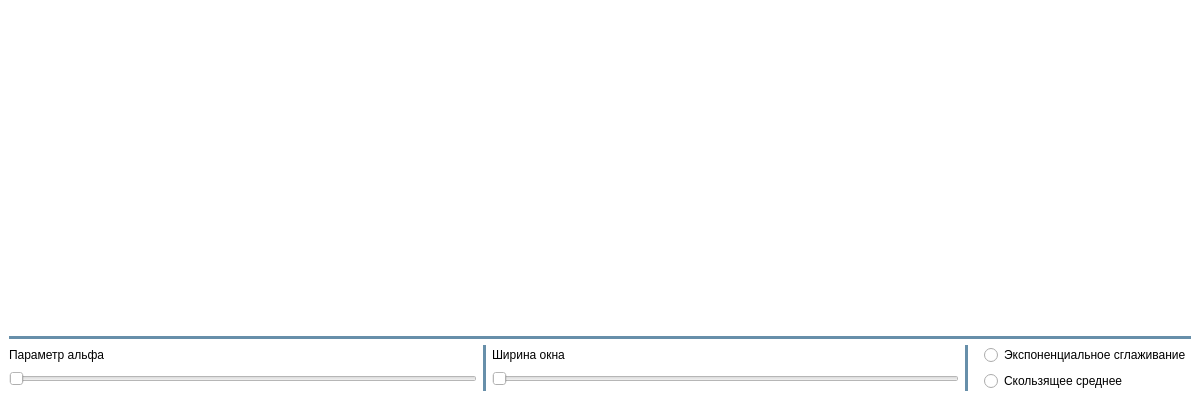
<?xml version="1.0" encoding="UTF-8"?>
<ui version="4.0">
 <class>Filtration</class>
 <widget class="QMainWindow" name="Filtration">
  <property name="geometry">
   <rect>
    <x>0</x>
    <y>0</y>
    <width>1200</width>
    <height>400</height>
   </rect>
  </property>
  <property name="minimumSize">
   <size>
    <width>800</width>
    <height>300</height>
   </size>
  </property>
  <property name="windowTitle">
   <string>Smoothing</string>
  </property>
  <property name="styleSheet">
   <string notr="true">background-color: white;</string>
  </property>
  <widget class="QWidget" name="centralwidget">
   <layout class="QVBoxLayout" name="verticalLayout">
    <item>
     <widget class="QCustomPlot" name="Graph" native="true">
      <property name="sizePolicy">
       <sizepolicy hsizetype="Preferred" vsizetype="MinimumExpanding">
        <horstretch>0</horstretch>
        <verstretch>0</verstretch>
       </sizepolicy>
      </property>
     </widget>
    </item>
    <item>
     <widget class="Line" name="line">
      <property name="styleSheet">
       <string notr="true">border: 2px solid #678faa;</string>
      </property>
      <property name="orientation">
       <enum>Qt::Horizontal</enum>
      </property>
     </widget>
    </item>
    <item>
     <layout class="QHBoxLayout" name="horizontalLayout">
      <property name="sizeConstraint">
       <enum>QLayout::SetNoConstraint</enum>
      </property>
      <item>
       <layout class="QVBoxLayout" name="verticalLayout_2">
        <item>
         <widget class="QLabel" name="label">
          <property name="sizePolicy">
           <sizepolicy hsizetype="Preferred" vsizetype="Fixed">
            <horstretch>0</horstretch>
            <verstretch>0</verstretch>
           </sizepolicy>
          </property>
          <property name="text">
           <string>Параметр альфа</string>
          </property>
         </widget>
        </item>
        <item>
         <widget class="QSlider" name="AlphaSlider">
          <property name="orientation">
           <enum>Qt::Horizontal</enum>
          </property>
         </widget>
        </item>
       </layout>
      </item>
      <item>
       <widget class="Line" name="line_2">
        <property name="styleSheet">
         <string notr="true">border: 2px solid #678faa;</string>
        </property>
        <property name="orientation">
         <enum>Qt::Vertical</enum>
        </property>
       </widget>
      </item>
      <item>
       <layout class="QVBoxLayout" name="verticalLayout_3">
        <item>
         <widget class="QLabel" name="label_2">
          <property name="sizePolicy">
           <sizepolicy hsizetype="Preferred" vsizetype="Fixed">
            <horstretch>0</horstretch>
            <verstretch>0</verstretch>
           </sizepolicy>
          </property>
          <property name="text">
           <string>Ширина окна</string>
          </property>
         </widget>
        </item>
        <item>
         <widget class="QSlider" name="WidthSlider">
          <property name="orientation">
           <enum>Qt::Horizontal</enum>
          </property>
         </widget>
        </item>
       </layout>
      </item>
      <item>
       <widget class="Line" name="line_3">
        <property name="styleSheet">
         <string notr="true">border: 2px solid #678faa;</string>
        </property>
        <property name="orientation">
         <enum>Qt::Vertical</enum>
        </property>
       </widget>
      </item>
      <item>
       <layout class="QVBoxLayout" name="verticalLayout_4">
        <property name="leftMargin">
         <number>10</number>
        </property>
        <item>
         <widget class="QRadioButton" name="rbExp">
          <property name="text">
           <string>Экспоненциальное сглаживание</string>
          </property>
         </widget>
        </item>
        <item>
         <widget class="QRadioButton" name="rbWidth">
          <property name="text">
           <string>Скользящее среднее</string>
          </property>
         </widget>
        </item>
       </layout>
      </item>
     </layout>
    </item>
   </layout>
  </widget>
 </widget>
 <customwidgets>
  <customwidget>
   <class>QCustomPlot</class>
   <extends>QWidget</extends>
   <header>qcustomplot.h</header>
   <container>1</container>
  </customwidget>
 </customwidgets>
 <resources/>
 <connections/>
</ui>
